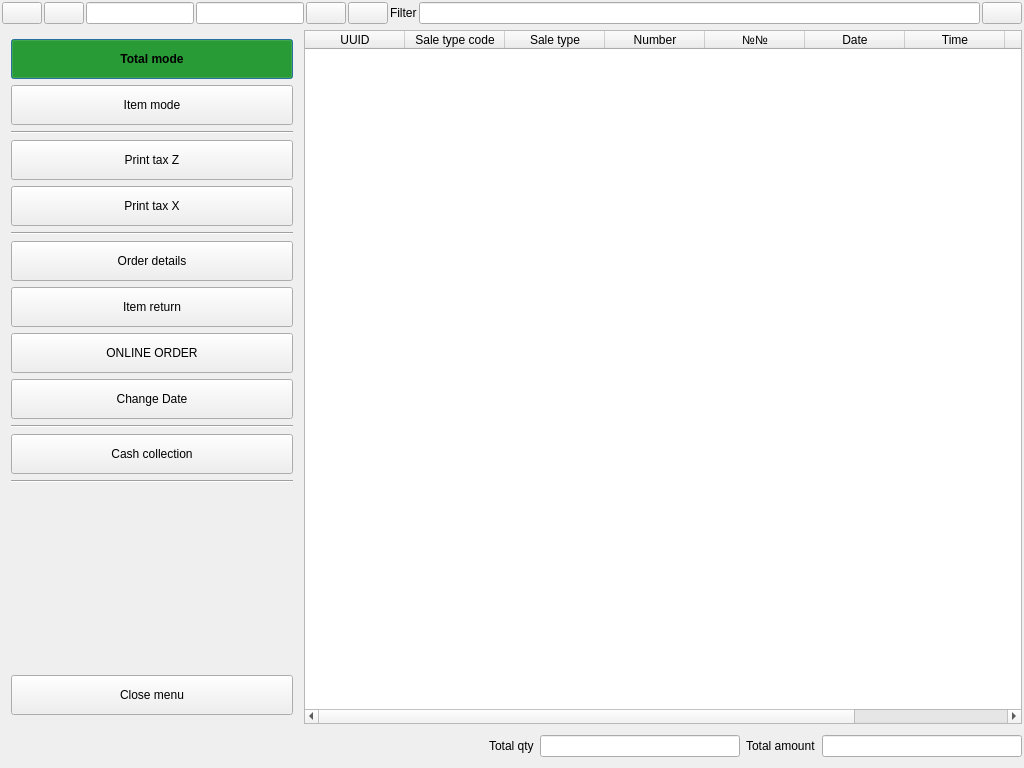
<?xml version="1.0" encoding="UTF-8"?>
<ui version="4.0">
 <class>Sales</class>
 <widget class="QDialog" name="Sales">
  <property name="geometry">
   <rect>
    <x>0</x>
    <y>0</y>
    <width>1024</width>
    <height>768</height>
   </rect>
  </property>
  <property name="windowTitle">
   <string>Sales</string>
  </property>
  <layout class="QVBoxLayout" name="verticalLayout_2">
   <property name="spacing">
    <number>2</number>
   </property>
   <property name="leftMargin">
    <number>2</number>
   </property>
   <property name="topMargin">
    <number>2</number>
   </property>
   <property name="rightMargin">
    <number>2</number>
   </property>
   <property name="bottomMargin">
    <number>2</number>
   </property>
   <item>
    <widget class="QWidget" name="wsalerow1" native="true">
     <layout class="QGridLayout" name="gridLayout">
      <property name="leftMargin">
       <number>0</number>
      </property>
      <property name="topMargin">
       <number>0</number>
      </property>
      <property name="rightMargin">
       <number>0</number>
      </property>
      <property name="bottomMargin">
       <number>0</number>
      </property>
      <property name="spacing">
       <number>2</number>
      </property>
      <item row="0" column="3">
       <widget class="C5DateEdit" name="deEnd">
        <property name="minimumSize">
         <size>
          <width>0</width>
          <height>0</height>
         </size>
        </property>
        <property name="maximumSize">
         <size>
          <width>16777215</width>
          <height>16777215</height>
         </size>
        </property>
       </widget>
      </item>
      <item row="0" column="6">
       <widget class="QLabel" name="label_4">
        <property name="text">
         <string>Filter</string>
        </property>
       </widget>
      </item>
      <item row="0" column="0">
       <widget class="QPushButton" name="btnShowMenu">
        <property name="sizePolicy">
         <sizepolicy hsizetype="Minimum" vsizetype="Preferred">
          <horstretch>0</horstretch>
          <verstretch>0</verstretch>
         </sizepolicy>
        </property>
        <property name="focusPolicy">
         <enum>Qt::FocusPolicy::NoFocus</enum>
        </property>
        <property name="text">
         <string/>
        </property>
        <property name="icon">
         <iconset resource="../resources/res.qrc">
          <normaloff>:/list.png</normaloff>:/list.png</iconset>
        </property>
       </widget>
      </item>
      <item row="0" column="5">
       <widget class="QPushButton" name="btnRefresh">
        <property name="sizePolicy">
         <sizepolicy hsizetype="Minimum" vsizetype="Minimum">
          <horstretch>0</horstretch>
          <verstretch>0</verstretch>
         </sizepolicy>
        </property>
        <property name="focusPolicy">
         <enum>Qt::FocusPolicy::NoFocus</enum>
        </property>
        <property name="text">
         <string/>
        </property>
        <property name="icon">
         <iconset resource="../resources/res.qrc">
          <normaloff>:/refresh.png</normaloff>:/refresh.png</iconset>
        </property>
       </widget>
      </item>
      <item row="0" column="4">
       <widget class="QPushButton" name="btnDateRight">
        <property name="sizePolicy">
         <sizepolicy hsizetype="Minimum" vsizetype="Minimum">
          <horstretch>0</horstretch>
          <verstretch>0</verstretch>
         </sizepolicy>
        </property>
        <property name="focusPolicy">
         <enum>Qt::FocusPolicy::NoFocus</enum>
        </property>
        <property name="text">
         <string/>
        </property>
        <property name="icon">
         <iconset resource="../resources/res.qrc">
          <normaloff>:/right-arrow.png</normaloff>:/right-arrow.png</iconset>
        </property>
       </widget>
      </item>
      <item row="0" column="7">
       <widget class="QLineEdit" name="leFilter">
        <property name="sizePolicy">
         <sizepolicy hsizetype="Expanding" vsizetype="Fixed">
          <horstretch>1</horstretch>
          <verstretch>0</verstretch>
         </sizepolicy>
        </property>
        <property name="minimumSize">
         <size>
          <width>0</width>
          <height>0</height>
         </size>
        </property>
       </widget>
      </item>
      <item row="0" column="11">
       <widget class="QPushButton" name="btnExit">
        <property name="sizePolicy">
         <sizepolicy hsizetype="Minimum" vsizetype="Preferred">
          <horstretch>0</horstretch>
          <verstretch>0</verstretch>
         </sizepolicy>
        </property>
        <property name="focusPolicy">
         <enum>Qt::FocusPolicy::NoFocus</enum>
        </property>
        <property name="text">
         <string/>
        </property>
        <property name="icon">
         <iconset resource="../resources/res.qrc">
          <normaloff>:/logout.png</normaloff>:/logout.png</iconset>
        </property>
       </widget>
      </item>
      <item row="0" column="2">
       <widget class="C5DateEdit" name="deStart">
        <property name="minimumSize">
         <size>
          <width>0</width>
          <height>0</height>
         </size>
        </property>
        <property name="maximumSize">
         <size>
          <width>16777215</width>
          <height>16777215</height>
         </size>
        </property>
       </widget>
      </item>
      <item row="0" column="1">
       <widget class="QPushButton" name="btnDateLeft">
        <property name="sizePolicy">
         <sizepolicy hsizetype="Minimum" vsizetype="Minimum">
          <horstretch>0</horstretch>
          <verstretch>0</verstretch>
         </sizepolicy>
        </property>
        <property name="focusPolicy">
         <enum>Qt::FocusPolicy::NoFocus</enum>
        </property>
        <property name="text">
         <string/>
        </property>
        <property name="icon">
         <iconset resource="../resources/res.qrc">
          <normaloff>:/left-arrow.png</normaloff>:/left-arrow.png</iconset>
        </property>
       </widget>
      </item>
     </layout>
    </widget>
   </item>
   <item>
    <widget class="QWidget" name="wsale_row2" native="true">
     <property name="minimumSize">
      <size>
       <width>0</width>
       <height>0</height>
      </size>
     </property>
     <layout class="QHBoxLayout" name="horizontalLayout">
      <property name="leftMargin">
       <number>0</number>
      </property>
      <property name="topMargin">
       <number>0</number>
      </property>
      <property name="rightMargin">
       <number>0</number>
      </property>
      <property name="bottomMargin">
       <number>0</number>
      </property>
     </layout>
    </widget>
   </item>
   <item>
    <widget class="QWidget" name="wsale_row2_2" native="true">
     <property name="minimumSize">
      <size>
       <width>0</width>
       <height>0</height>
      </size>
     </property>
     <layout class="QHBoxLayout" name="horizontalLayout_3">
      <property name="leftMargin">
       <number>0</number>
      </property>
      <property name="topMargin">
       <number>0</number>
      </property>
      <property name="rightMargin">
       <number>0</number>
      </property>
      <property name="bottomMargin">
       <number>0</number>
      </property>
     </layout>
    </widget>
   </item>
   <item>
    <layout class="QHBoxLayout" name="horizontalLayout_4">
     <property name="spacing">
      <number>2</number>
     </property>
     <item>
      <widget class="QWidget" name="wMenuPanel" native="true">
       <property name="minimumSize">
        <size>
         <width>300</width>
         <height>0</height>
        </size>
       </property>
       <property name="maximumSize">
        <size>
         <width>300</width>
         <height>16777215</height>
        </size>
       </property>
       <layout class="QVBoxLayout" name="verticalLayout">
        <item>
         <widget class="QPushButton" name="btnModeTotal">
          <property name="minimumSize">
           <size>
            <width>0</width>
            <height>40</height>
           </size>
          </property>
          <property name="styleSheet">
           <string notr="true">                QPushButton:checked{
                    background-color: rgb(0, 150, 0);
					font-weight:bold;
                }</string>
          </property>
          <property name="text">
           <string>Total mode</string>
          </property>
          <property name="icon">
           <iconset resource="../resources/res.qrc">
            <normaloff>:/print.png</normaloff>:/print.png</iconset>
          </property>
          <property name="checkable">
           <bool>true</bool>
          </property>
          <property name="checked">
           <bool>true</bool>
          </property>
         </widget>
        </item>
        <item>
         <widget class="QPushButton" name="btnModeItems">
          <property name="minimumSize">
           <size>
            <width>0</width>
            <height>40</height>
           </size>
          </property>
          <property name="styleSheet">
           <string notr="true">                QPushButton:checked{
                    background-color: rgb(0, 150, 0);
					font-weight:bold;
                }</string>
          </property>
          <property name="text">
           <string>Item mode</string>
          </property>
          <property name="icon">
           <iconset resource="../resources/res.qrc">
            <normaloff>:/print.png</normaloff>:/print.png</iconset>
          </property>
          <property name="checkable">
           <bool>true</bool>
          </property>
          <property name="checked">
           <bool>false</bool>
          </property>
         </widget>
        </item>
        <item>
         <widget class="Line" name="line">
          <property name="orientation">
           <enum>Qt::Orientation::Horizontal</enum>
          </property>
         </widget>
        </item>
        <item>
         <widget class="QPushButton" name="btnPrintTaxZ">
          <property name="minimumSize">
           <size>
            <width>0</width>
            <height>40</height>
           </size>
          </property>
          <property name="text">
           <string>Print tax Z</string>
          </property>
          <property name="icon">
           <iconset resource="../resources/res.qrc">
            <normaloff>:/print.png</normaloff>:/print.png</iconset>
          </property>
         </widget>
        </item>
        <item>
         <widget class="QPushButton" name="btnPrintTaxX">
          <property name="minimumSize">
           <size>
            <width>0</width>
            <height>40</height>
           </size>
          </property>
          <property name="text">
           <string>Print tax X</string>
          </property>
          <property name="icon">
           <iconset resource="../resources/res.qrc">
            <normaloff>:/print.png</normaloff>:/print.png</iconset>
          </property>
         </widget>
        </item>
        <item>
         <widget class="Line" name="line_2">
          <property name="orientation">
           <enum>Qt::Orientation::Horizontal</enum>
          </property>
         </widget>
        </item>
        <item>
         <widget class="QPushButton" name="btnViewOrder">
          <property name="minimumSize">
           <size>
            <width>0</width>
            <height>40</height>
           </size>
          </property>
          <property name="text">
           <string>Order details</string>
          </property>
          <property name="icon">
           <iconset resource="../resources/res.qrc">
            <normaloff>:/bill.png</normaloff>:/bill.png</iconset>
          </property>
         </widget>
        </item>
        <item>
         <widget class="QPushButton" name="btnItemBack">
          <property name="minimumSize">
           <size>
            <width>0</width>
            <height>40</height>
           </size>
          </property>
          <property name="text">
           <string>Item return</string>
          </property>
          <property name="icon">
           <iconset resource="../resources/res.qrc">
            <normaloff>:/restart.png</normaloff>:/restart.png</iconset>
          </property>
         </widget>
        </item>
        <item>
         <widget class="QPushButton" name="btnOnlineOrderFiscal">
          <property name="minimumSize">
           <size>
            <width>0</width>
            <height>40</height>
           </size>
          </property>
          <property name="text">
           <string>ONLINE ORDER</string>
          </property>
          <property name="icon">
           <iconset resource="../resources/res.qrc">
            <normaloff>:/bill.png</normaloff>:/bill.png</iconset>
          </property>
         </widget>
        </item>
        <item>
         <widget class="QPushButton" name="btnChangeDate">
          <property name="minimumSize">
           <size>
            <width>0</width>
            <height>40</height>
           </size>
          </property>
          <property name="text">
           <string>Change Date</string>
          </property>
          <property name="icon">
           <iconset resource="../resources/res.qrc">
            <normaloff>:/calendar.png</normaloff>:/calendar.png</iconset>
          </property>
         </widget>
        </item>
        <item>
         <widget class="Line" name="line_3">
          <property name="orientation">
           <enum>Qt::Orientation::Horizontal</enum>
          </property>
         </widget>
        </item>
        <item>
         <widget class="QPushButton" name="btnCashColletion">
          <property name="minimumSize">
           <size>
            <width>0</width>
            <height>40</height>
           </size>
          </property>
          <property name="text">
           <string>Cash collection</string>
          </property>
          <property name="icon">
           <iconset resource="../resources/res.qrc">
            <normaloff>:/cashcollection.png</normaloff>:/cashcollection.png</iconset>
          </property>
         </widget>
        </item>
        <item>
         <widget class="Line" name="line_4">
          <property name="orientation">
           <enum>Qt::Orientation::Horizontal</enum>
          </property>
         </widget>
        </item>
        <item>
         <spacer name="verticalSpacer">
          <property name="orientation">
           <enum>Qt::Orientation::Vertical</enum>
          </property>
          <property name="sizeHint" stdset="0">
           <size>
            <width>20</width>
            <height>40</height>
           </size>
          </property>
         </spacer>
        </item>
        <item>
         <widget class="QPushButton" name="btnCloseMenu">
          <property name="minimumSize">
           <size>
            <width>0</width>
            <height>40</height>
           </size>
          </property>
          <property name="text">
           <string>Close menu</string>
          </property>
          <property name="icon">
           <iconset resource="../resources/res.qrc">
            <normaloff>:/back.png</normaloff>:/back.png</iconset>
          </property>
         </widget>
        </item>
       </layout>
      </widget>
     </item>
     <item>
      <widget class="C5ClearTableWidget" name="tbl">
       <property name="sizePolicy">
        <sizepolicy hsizetype="Expanding" vsizetype="Expanding">
         <horstretch>1</horstretch>
         <verstretch>0</verstretch>
        </sizepolicy>
       </property>
       <property name="focusPolicy">
        <enum>Qt::FocusPolicy::NoFocus</enum>
       </property>
       <property name="editTriggers">
        <set>QAbstractItemView::EditTrigger::NoEditTriggers</set>
       </property>
       <property name="selectionMode">
        <enum>QAbstractItemView::SelectionMode::SingleSelection</enum>
       </property>
       <property name="selectionBehavior">
        <enum>QAbstractItemView::SelectionBehavior::SelectRows</enum>
       </property>
       <property name="sortingEnabled">
        <bool>true</bool>
       </property>
       <attribute name="verticalHeaderDefaultSectionSize">
        <number>26</number>
       </attribute>
       <column>
        <property name="text">
         <string>UUID</string>
        </property>
       </column>
       <column>
        <property name="text">
         <string>Sale type code</string>
        </property>
       </column>
       <column>
        <property name="text">
         <string>Sale type</string>
        </property>
       </column>
       <column>
        <property name="text">
         <string>Number</string>
        </property>
       </column>
       <column>
        <property name="text">
         <string>№№</string>
        </property>
       </column>
       <column>
        <property name="text">
         <string>Date</string>
        </property>
       </column>
       <column>
        <property name="text">
         <string>Time</string>
        </property>
       </column>
       <column>
        <property name="text">
         <string>Amount</string>
        </property>
       </column>
       <column>
        <property name="text">
         <string>Customer</string>
        </property>
       </column>
      </widget>
     </item>
    </layout>
   </item>
   <item>
    <widget class="QWidget" name="widget_2" native="true">
     <layout class="QHBoxLayout" name="horizontalLayout_2">
      <property name="leftMargin">
       <number>0</number>
      </property>
      <property name="rightMargin">
       <number>0</number>
      </property>
      <item>
       <spacer name="horizontalSpacer_2">
        <property name="orientation">
         <enum>Qt::Orientation::Horizontal</enum>
        </property>
        <property name="sizeHint" stdset="0">
         <size>
          <width>40</width>
          <height>20</height>
         </size>
        </property>
       </spacer>
      </item>
      <item>
       <widget class="QLabel" name="lbTotalQty">
        <property name="text">
         <string>Total qty</string>
        </property>
       </widget>
      </item>
      <item>
       <widget class="C5LineEdit" name="leTotalQty">
        <property name="maximumSize">
         <size>
          <width>200</width>
          <height>16777215</height>
         </size>
        </property>
        <property name="focusPolicy">
         <enum>Qt::FocusPolicy::NoFocus</enum>
        </property>
        <property name="readOnly">
         <bool>true</bool>
        </property>
       </widget>
      </item>
      <item>
       <widget class="QLabel" name="lbTotalAmount">
        <property name="text">
         <string>Total amount</string>
        </property>
       </widget>
      </item>
      <item>
       <widget class="C5LineEdit" name="leTotal">
        <property name="maximumSize">
         <size>
          <width>200</width>
          <height>16777215</height>
         </size>
        </property>
        <property name="focusPolicy">
         <enum>Qt::FocusPolicy::NoFocus</enum>
        </property>
        <property name="readOnly">
         <bool>true</bool>
        </property>
       </widget>
      </item>
     </layout>
    </widget>
   </item>
  </layout>
 </widget>
 <customwidgets>
  <customwidget>
   <class>C5LineEdit</class>
   <extends>QLineEdit</extends>
   <header location="global">c5lineedit.h</header>
  </customwidget>
  <customwidget>
   <class>C5ClearTableWidget</class>
   <extends>QTableWidget</extends>
   <header location="global">c5cleartablewidget.h</header>
  </customwidget>
  <customwidget>
   <class>C5DateEdit</class>
   <extends>QLineEdit</extends>
   <header location="global">c5dateedit.h</header>
  </customwidget>
 </customwidgets>
 <resources>
  <include location="../resources/res.qrc"/>
  <include location="../resources/res.qrc"/>
 </resources>
 <connections/>
</ui>
